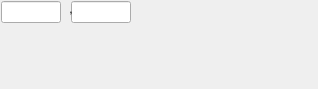
<?xml version="1.0" encoding="UTF-8"?>
<ui version="4.0">
 <class>ItemForm</class>
 <widget class="QWidget" name="ItemForm">
  <property name="geometry">
   <rect>
    <x>0</x>
    <y>0</y>
    <width>318</width>
    <height>89</height>
   </rect>
  </property>
  <property name="windowTitle">
   <string>Form</string>
  </property>
  <widget class="QLineEdit" name="lineEdit_p1">
   <property name="geometry">
    <rect>
     <x>1</x>
     <y>1</y>
     <width>60</width>
     <height>22</height>
    </rect>
   </property>
  </widget>
  <widget class="QLineEdit" name="lineEdit_p2">
   <property name="geometry">
    <rect>
     <x>71</x>
     <y>1</y>
     <width>60</width>
     <height>22</height>
    </rect>
   </property>
  </widget>
  <widget class="QLabel" name="label">
   <property name="geometry">
    <rect>
     <x>63</x>
     <y>1</y>
     <width>16</width>
     <height>16</height>
    </rect>
   </property>
   <property name="text">
    <string>,</string>
   </property>
   <property name="alignment">
    <set>Qt::AlignCenter</set>
   </property>
  </widget>
 </widget>
 <resources/>
 <connections/>
</ui>
